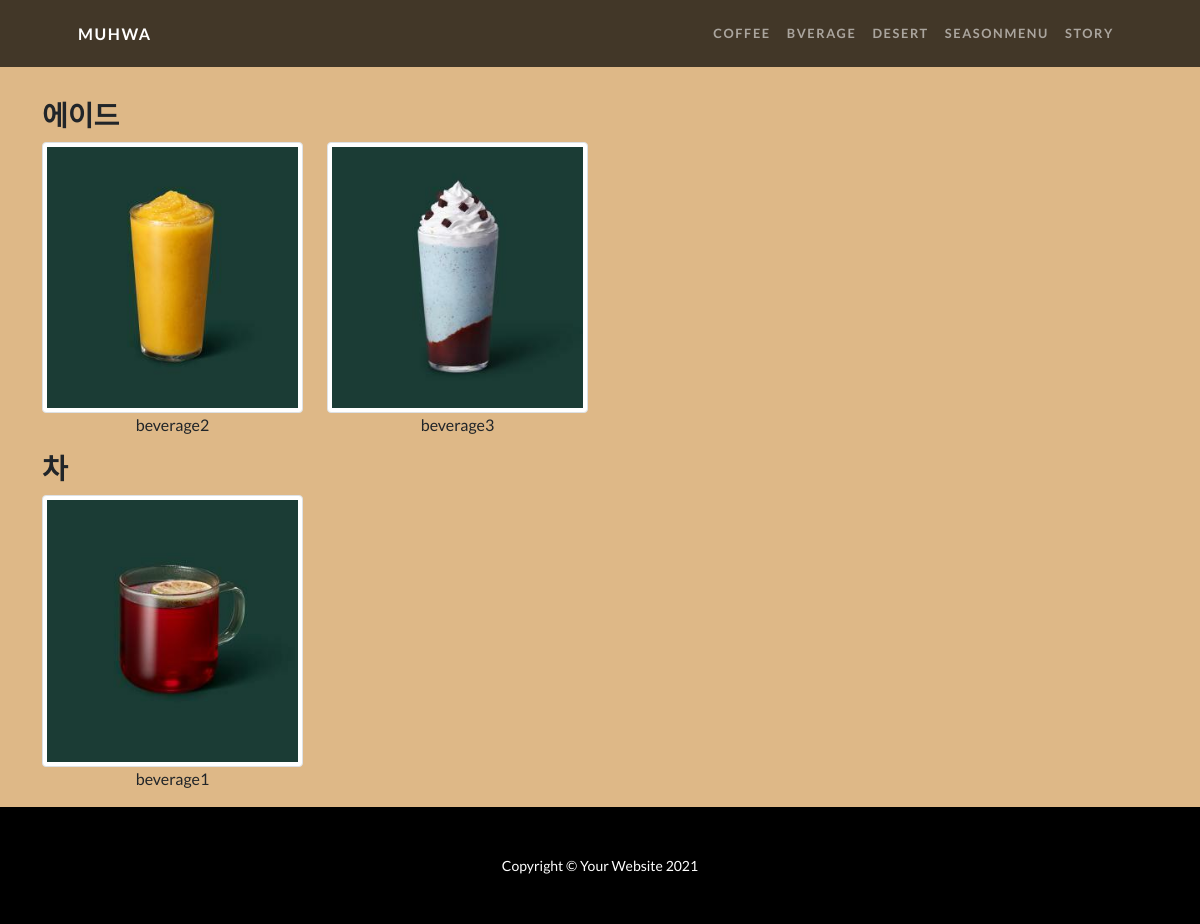
Page /menu/beverage/ on the committed database.
### menu/models.py (models this page shows, shortened)
class Beverage(models.Model):
    title = models.CharField(max_length=100)
    sub_cate = models.CharField(max_length=100, default='')
    photo = models.ImageField(upload_to='beverage/%Y/%m/%d',default='beverage/no_image.png')
    desc = models.TextField()
    class Meta:
        ordering = ['title']

### menu/views.py (the view)
# urls.py: path('beverage/', BeverageListView.as_view(), name='beverage'),
class BeverageListView(ListView):
    model = Beverage
    template_name = 'menu/beverage.html'
    context_object_name = 'beverage_list'

### home/templates/menu/beverage.html (shortened to what this page needs)
{% extends 'base.html' %}
{% block header %}
<div style="height:100px; background-color: #deb887;"></div>
{% endblock %}
{% block contents %}
<div style="background: #deb887 ;">
    <div class="container">
        <div class="row">
            <h3>에이드</h3>
        {% for beverage in beverage_list %}
        {% if beverage.sub_cate == "에이드" %}
            <div class="col-6 col-md-3">
                <img src="{{beverage.photo.url}}" class="img-thumbnail" alt="">
                <p class="text-center">{{beverage.title}}</p>
            </div>
        {% endif %}
        {% endfor %}
        </div>
        <div class="row">
            <h3>차</h3>
        {% for beverage in beverage_list %}
        {% if beverage.sub_cate == "차" %}
            <div class="col-6 col-md-3">
                <img src="{{beverage.photo.url}}" class="img-thumbnail" alt="">
                <p class="text-center">{{beverage.title}}</p>
            </div>
        {% endif %}
        {% endfor %}
        </div>
    </div>
{% endblock %}

### rows in the picture
Beverage: photo (picture), title "beverage2"
Beverage: photo (picture), title "beverage3"
Beverage: photo (picture), title "beverage1"
